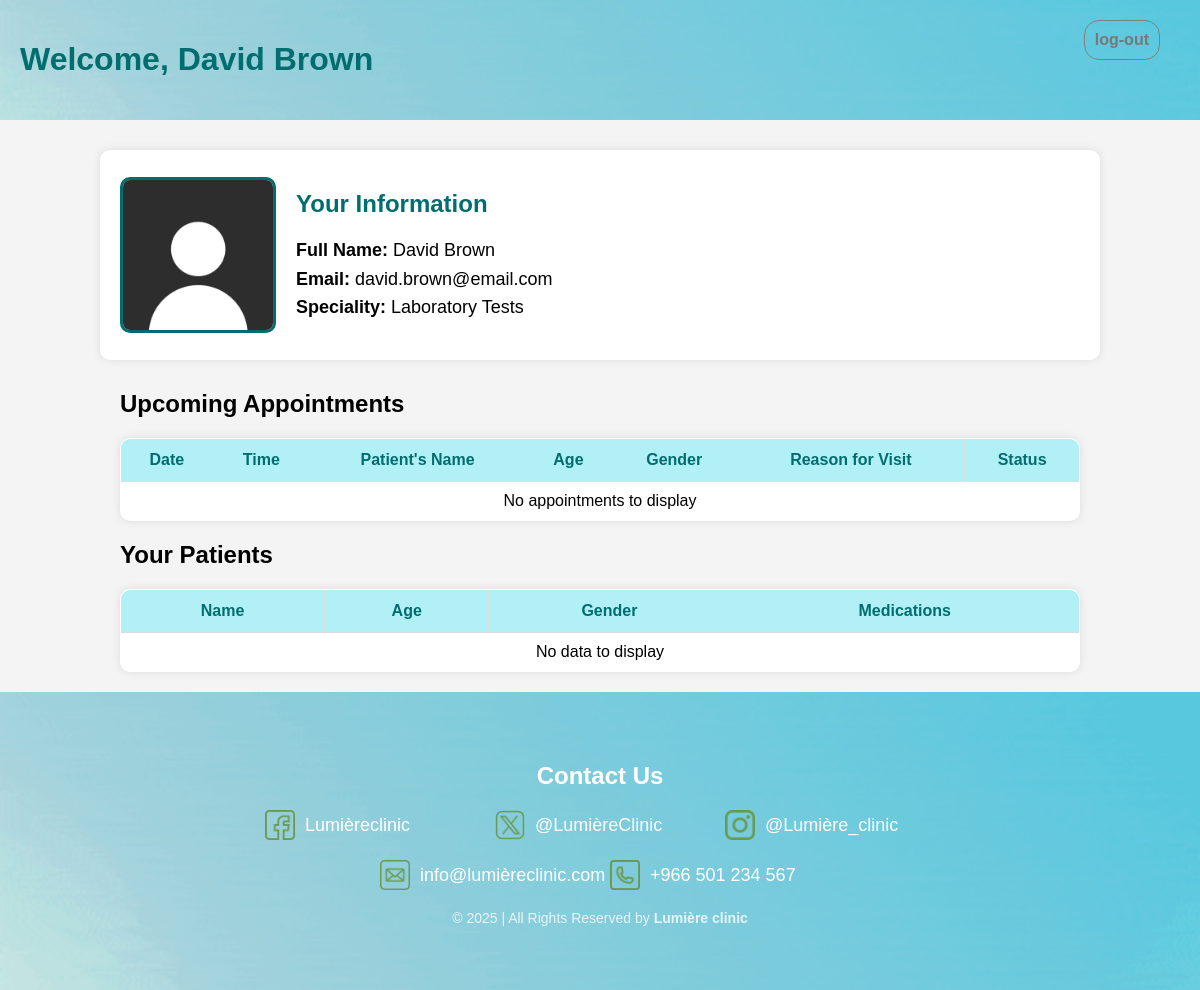
The page /doctor.php (signed in) on the database as committed earlier.
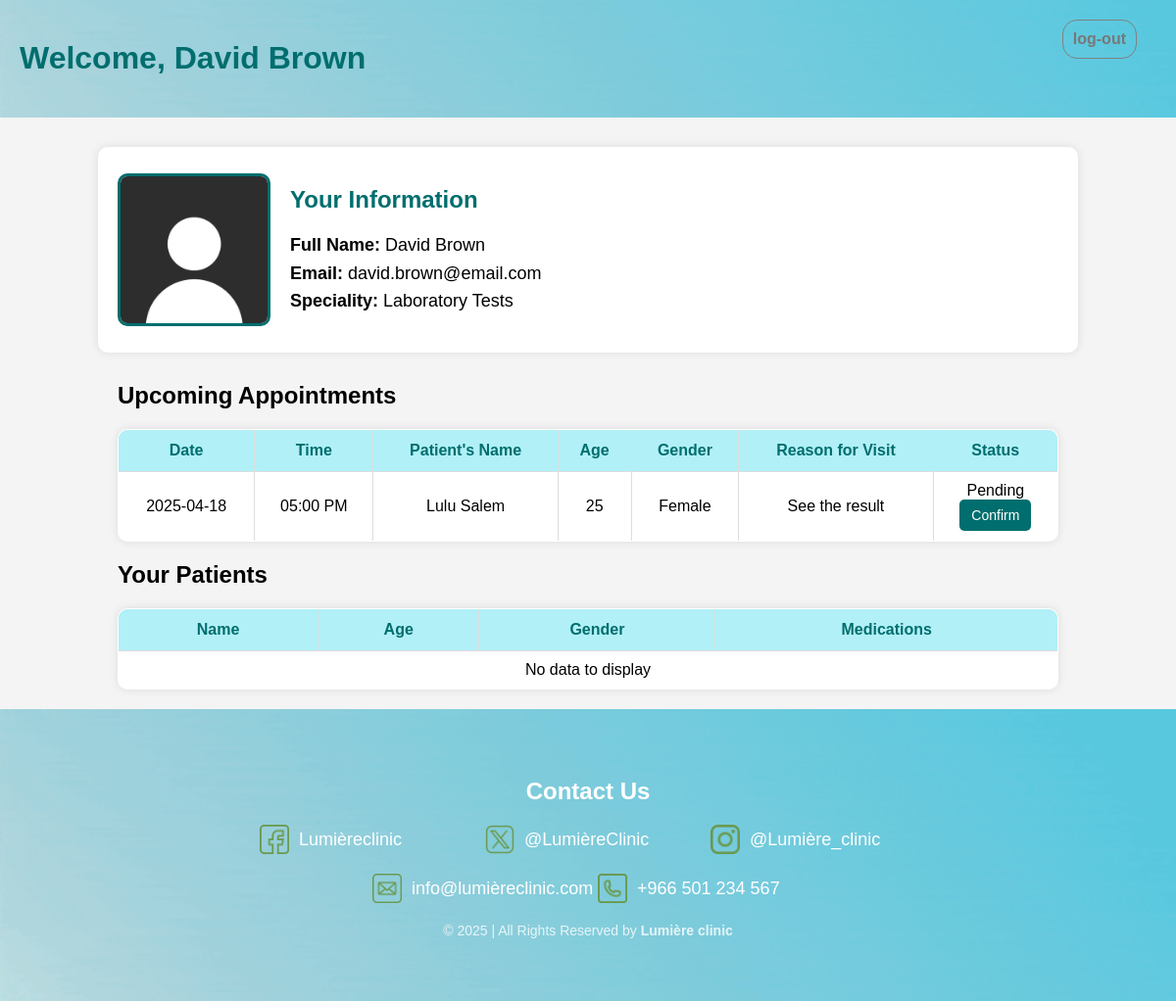
The same page on the database as committed later.
### tables this page shows
CREATE TABLE `doctor` (
  `id` int(11) NOT NULL,
  `firstName` varchar(50) NOT NULL,
  `lastName` varchar(50) NOT NULL,
  `uniqueFileName` varchar(255) NOT NULL,
  `specialityID` int(11) NOT NULL,
  `emailAddress` varchar(100) NOT NULL,
  `password` varchar(100) NOT NULL
);

CREATE TABLE `speciality` (
  `id` int(11) NOT NULL,
  `speciality` varchar(100) NOT NULL,
  `group` enum('General Medicine Clinic','Dermatology & Aesthetic Clinic','Dentistry') NOT NULL
);

CREATE TABLE `appointment` (
  `id` int(11) NOT NULL,
  `patientID` int(11) NOT NULL,
  `doctorID` int(11) NOT NULL,
  `date` date NOT NULL,
  `time` time NOT NULL,
  `reason` varchar(255) NOT NULL,
  `status` enum('Pending','Confirmed','Done') NOT NULL DEFAULT 'Pending'
);

CREATE TABLE `patient` (
  `id` int(11) NOT NULL,
  `firstName` varchar(50) NOT NULL,
  `lastName` varchar(50) NOT NULL,
  `Gender` enum('Male','Female') NOT NULL DEFAULT 'Male',
  `DoB` date DEFAULT NULL,
  `emailAddress` varchar(100) NOT NULL,
  `password` varchar(100) NOT NULL
);

### doctor.php (the view, shortened to what this page needs)
<?php
include_once("inc/db_connection.php");
$user_id = $_SESSION['user_id'];
$user = getDoctorInfo($user_id);
$appointments = getDoctorAppointments($user_id);
$patients = getDoctorPatients($user_id);
function getDoctorInfo($id) {
  global $conn;
  $id = mysqli_real_escape_string($conn, $id);
  $sql = "SELECT d.*, s.speciality FROM `doctor` d LEFT JOIN `speciality` s ON d.specialityID = s.id WHERE d.`id` = '$id';";
  $result = mysqli_query($conn, $sql);
  if ($result) {
      $user = mysqli_fetch_assoc($result);
      return $user;
  }
  return false;
}
function getDoctorAppointments($id) {
  global $conn;
  $id = mysqli_real_escape_string($conn, $id);
  $sql = "SELECT a.*, p.id AS pid, p.firstName, p.lastName, p.Gender, TIMESTAMPDIFF(YEAR, p.`DoB`, CURDATE()) AS age, DATE_FORMAT(a.`time`,'%h:%i %p') AS time2 FROM `appointment` a LEFT JOIN `patient` p ON a.`patientID` = p.`id` WHERE a.`doctorID` = '$id' AND a.`status` != 'Done' ORDER BY a.`date` ASC, a.`time` ASC;";
  $result = mysqli_query($conn, $sql);
  if ($result) {
      return $result;
  }
  return false;
}
function getDoctorPatients($id) {
  global $conn;
  $id = mysqli_real_escape_string($conn, $id);
  $sql = "SELECT a.*, p.firstName, p.lastName, p.Gender, TIMESTAMPDIFF(YEAR, p.`DoB`, CURDATE()) AS age FROM `appointment` a LEFT JOIN `patient` p ON a.`patientID` = p.`id` WHERE a.`doctorID` = '$id'AND a.`status` = 'Done'  ORDER BY p.`firstName`, p.`lastName` ASC;";
  $result = mysqli_query($conn, $sql);
  if ($result) {
      $patients = array();
      return $patients;
  }
  return false;
}
?>
<!DOCTYPE html>
<html>
<head>
  <link rel="stylesheet" href="css/doctor.css">
</head>
<body>
  <div class="header">
    <a href="logout.php" id="sign">log-out</a>
    <header>
      <h1 id="doctorName">Welcome, <?= $user['firstName']; ?> <?= $user['lastName']; ?></h1>
    </header>
  </div>
  <div class="doctor-info-container">
    <img id="doctorPhoto" src="<?= $user['uniqueFileName']; ?>" alt="Doctor Photo">
    <div class="doctor-details">
      <h2 style="text-align: left;  margin-left: 0px; ">Your Information</h2>
      <ul id="doctorInfo">
        <li><strong>Full Name:</strong> <?= $user['firstName']; ?> <?= $user['lastName']; ?></li>
        <li><strong>Email:</strong> <?= $user['emailAddress']; ?></li>
        <li><strong>Speciality:</strong> <?= $user['speciality']; ?></li>
      </ul>
    </div>
  </div>
  <section>
    <h2>Upcoming Appointments</h2>
    <table>
      <thead>
        <tr>
          <th>Date</th>
          <th>Time</th>
          <th>Patient's Name</th>
          <th>Age</th>
          <th>Gender</th>
          <th>Reason for Visit</th>
          <th>Status</th>
        </tr>
      </thead>
      <tbody id="appointmentsTable">
      <?php if ($appointments && mysqli_num_rows($appointments) > 0) {
        foreach ($appointments as $key => $appointment) { ?>
        <tr>
          <td><?= $appointment['date']; ?></td>
          <td><?= $appointment['time2']; ?></td>
          <td><?= $appointment['firstName']; ?> <?= $appointment['lastName']; ?></td>
          <td><?= $appointment['age']; ?></td>
          <td><?= $appointment['Gender']; ?></td>
          <td><?= $appointment['reason']; ?></td>
          <td>
            <?= $appointment['status']; ?> </br>
            <?php if ($appointment['status'] == 'Pending') { ?>
              <a class="button" href="doctor.php?action=Confirm&id=<?= $appointment['id']; ?>">
              Confirm
              </a>
            <?php } else if ($appointment['status'] == 'Confirmed') { ?>
              <a class="button" href="prescribe.php?&aid=<?= $appointment['id']; ?>&pid=<?= $appointment['pid']; ?>">
              Prescribe
              </a>
            <?php } ?>
          </td>
        </tr>
      <?php }
      } else { ?>
      <tr>
        <td colspan="7" style="text-align: center;">No appointments to display</td>
      </tr>
  <?php } ?>
      </tbody>
    </table>
  </section>
  <section>
    <h2>Your Patients</h2>
    <table>
      <thead>
        <tr>
          <th>Name</th>
          <th>Age</th>
          <th>Gender</th>
          <th>Medications</th>
        </tr>
      </thead>
      <tbody id="patientsTable">
      <?php if ($patients) {
        foreach ($patients as $key => $patient) { ?>
        <tr>
          <td><?= $patient['firstName']; ?> <?= $patient['lastName']; ?></td>
          <td><?= $patient['age']; ?></td>
          <td><?= $patient['Gender']; ?></td>
          <td><?= $patient['medications']; ?></td>
        </tr>
      <?php }}  else { ?>
      <tr>
        <td colspan="4" style="text-align: center;">No data to display</td>
      </tr>
  <?php }?>
      </tbody>
    </table>
  </section>
  <footer class="footer">
    <h2>Contact Us</h2>
    <ul>
      <li>
        <img src="images/facebook.png" alt="facebook" />
        <a href="#">Lumièreclinic</a>
      </li>
      <li>
        <img src="images/social-media.png" alt="x" />
        <a href="#">@LumièreClinic</a>
      </li>
      <li>
        <img src="images/instagram.png" alt="instagram" />
        <a href="#">@Lumière_clinic</a>
      </li>
      <li>
        <img src="images/mail.png" alt="gmail" />
        <a href="#">info@lumièreclinic.com</a>
      </li>
      <li>
        <img src="images/phone.png" alt="phone" />
        <a href="#">+966 501 234 567</a>
      </li>
    </ul>
    <div class="copyright">
      <p>
        © 2025 | All Rights Reserved by <strong>Lumière clinic</strong>
      </p>
    </div>
  </footer>
</body>
</html>

### css/doctor.css (style rules this page uses)
body { margin: 0; padding: 0; font-family: Arial, sans-serif; background-color: #f4f4f4; }
.header { background-image: url("../images/Background.gif"); background-size: cover; background-position: center; padding: 20px; text-align: left; color: #006e6e; }
#sign { color: rgb(120, 120, 120); text-decoration: none; border: 1px solid gray; border-radius: 15px; padding: 10px; font-weight: bold; transition: all 0.3s ease; float: right; margin-right: 20px; }
.doctor-info-container { display: flex; align-items: center; justify-content: left; margin: 30px auto; padding: 20px; background: white; width: 80%; border-radius: 10px; box-shadow: 0px 0px 10px rgba(0, 0, 0, 0.1); }
#doctorPhoto { width: 150px; height: 150px; object-fit: cover; border-radius: 10px; border: 3px solid #006e6e; margin-right: 20px; }
.doctor-details { text-align: left; }
.doctor-details h2 { color: #006e6e; margin-bottom: 10px; }
#doctorInfo { list-style: none; padding: 0; font-size: 18px; line-height: 1.6; }
section h2 { text-align: left; margin-left: 10%; }
table { width: 80%; margin: 20px auto; border-collapse: collapse; background-color: white; border-radius: 10px; overflow: hidden; box-shadow: 0px 0px 10px rgba(0, 0, 0, 0.1); }
table, th, td { border: 1px solid #ddd; }
th { background-color: #B1F0F7; color: #006e6e; font-family: Arial; padding: 12px; }
td { padding: 10px; text-align: center; }
.button { background-color: #006e6e; color: white; border: none; padding: 8px 12px; cursor: pointer; border-radius: 5px; transition: 0.3s; text-decoration: none; font-size: 14px; display: inline-block; text-align: center; }
.footer { background-image: url("../images/Background.gif"); background-size: cover; background-position: center; background-repeat: no-repeat; color: white; text-align: center; padding: 50px 20px; font-size: 18px; position: relative; }
.footer a { color: #fff; text-decoration: none; }
.footer h2 { font-size: 24px; margin-bottom: 20px; font-weight: bold; }
.footer ul { list-style: none; padding: 0; display: flex; flex-wrap: wrap; justify-content: center; gap: 20px; max-width: 700px; margin: auto; }
.footer li { display: flex; align-items: center; gap: 10px; font-size: 18px; width: 30%; text-align: left; }
.footer img { width: 30px; height: 30px; transition: 0.3s; }
.copyright { margin-top: 20px; font-size: 14px; opacity: 0.8; }

### doctor.php (style rules this page uses)
.button { background-color: #006e6e; color: white; border: none; padding: 8px 12px; cursor: pointer; border-radius: 5px; transition: 0.3s; text-decoration: none; font-size: 14px; display: inline-block; text-align: center; }

Rows that differ between the two databases and show on the page:
added appointment: date "2025-04-18", time2 "05:00 PM", patientID.firstName "Lulu", patientID.lastName "Salem", age "25", patientID.Gender "Female", reason "See the result", status "Pending"
Other text that changed with them:
text no longer shown: "No appointments to display"
